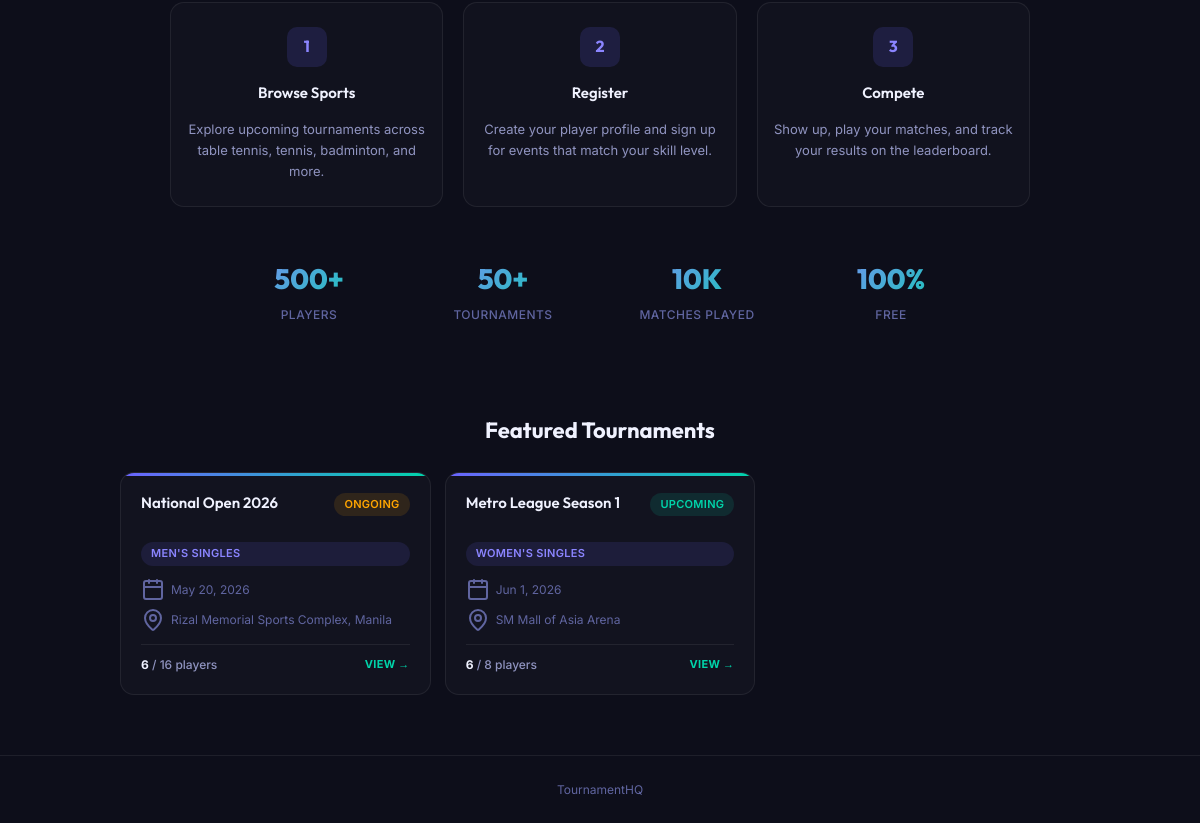
Before: /play.php (lower part) with the older database file.
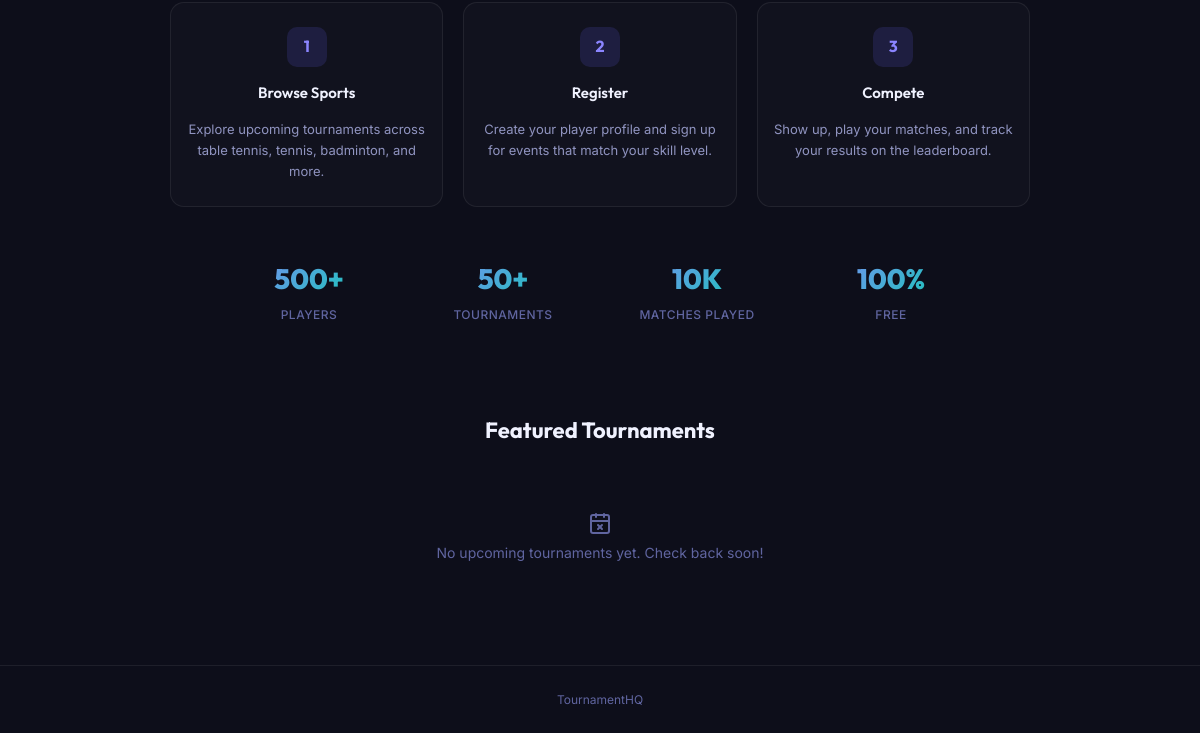
After: the same page with the newer database file.
### tables this page shows
CREATE TABLE IF NOT EXISTS tournaments (
    id               INT AUTO_INCREMENT PRIMARY KEY,
    organizer_id     INT          NOT NULL,
    name             VARCHAR(150) NOT NULL,
    category         VARCHAR(100) NOT NULL DEFAULT 'Open Singles',
    description      TEXT,
    format           ENUM('single_elimination','round_robin','double_elimination') NOT NULL DEFAULT 'single_elimination',
    status           ENUM('upcoming','ongoing','completed','cancelled') NOT NULL DEFAULT 'upcoming',
    max_players      INT          NOT NULL DEFAULT 16,
    start_date       DATE         NOT NULL,
    end_date         DATE,
    venue            VARCHAR(150),
    prize_pool       VARCHAR(100),
    prize_champion   VARCHAR(100),
    prize_2nd        VARCHAR(100),
    prize_3rd        VARCHAR(100),
    prize_4th        VARCHAR(100),
    registration_fee VARCHAR(100),
    created_at           TIMESTAMP    DEFAULT CURRENT_TIMESTAMP,
    updated_at           TIMESTAMP    DEFAULT CURRENT_TIMESTAMP ON UPDATE CURRENT_TIMESTAMP,
    proofs_delete_after  DATETIME     NULL DEFAULT NULL,
    FOREIGN KEY (organizer_id) REFERENCES users(id) ON DELETE CASCADE
);

### config/database.php (called while the page is built, shortened)
<?php
class Database {
    private static ?PDO $instance = null;
    public static function getConnection(): PDO {
        if (self::$instance === null) {
            $dsn = "mysql:host=" . DB_HOST . ";dbname=" . DB_NAME . ";charset=" . DB_CHARSET;
            $options = [
                PDO::ATTR_ERRMODE            => PDO::ERRMODE_EXCEPTION,
                PDO::ATTR_DEFAULT_FETCH_MODE => PDO::FETCH_ASSOC,
                PDO::ATTR_EMULATE_PREPARES   => false,
            ];
            try {
                self::$instance = new PDO($dsn, DB_USER, DB_PASS, $options);
                self::runMigrations(self::$instance);
                self::ensureDefaultAdminUser(self::$instance);
            } catch (PDOException $e) {
                die(json_encode(['error' => 'Database connection failed: ' . $e->getMessage()]));
            }
        }
        return self::$instance;
    }
    private static function runMigrations(PDO $pdo): void {
        try { $pdo->query("SELECT category FROM tournaments LIMIT 1"); }
        catch (PDOException $e) {
            $pdo->exec("ALTER TABLE tournaments ADD COLUMN category VARCHAR(100) DEFAULT 'Open Singles' AFTER name");
        }
        try { $pdo->query("SELECT id FROM tournament_guests LIMIT 1"); }
        catch (PDOException $e) {
            $pdo->exec("CREATE TABLE IF NOT EXISTS tournament_guests (
                id INT AUTO_INCREMENT PRIMARY KEY,
                tournament_id INT NOT NULL,
                registered_by_player_id INT NULL,
                first_name VARCHAR(50) NOT NULL,
                last_name VARCHAR(50) NOT NULL,
                club VARCHAR(100) NULL,
                nationality VARCHAR(60) NULL,
                registration_status ENUM('pending','approved','rejected') NOT NULL DEFAULT 'approved',
                payment_proof_path VARCHAR(255) NULL,
                payment_proof_original_name VARCHAR(200) NULL,
                created_at TIMESTAMP DEFAULT CURRENT_TIMESTAMP,
                FOREIGN KEY (tournament_id) REFERENCES tournaments(id) ON DELETE CASCADE,
                FOREIGN KEY (registered_by_player_id) REFERENCES players(id) ON DELETE SET NULL
            ) ENGINE=InnoDB");
        }
        $guestCols = [
            'registered_by_player_id' => "ALTER TABLE tournament_guests MODIFY COLUMN registered_by_player_id INT NULL",
            'club'                    => "ALTER TABLE tournament_guests ADD COLUMN club VARCHAR(100) NULL AFTER last_name, ADD COLUMN nationality VARCHAR(60) NULL AFTER club",
            'registration_status'     => "ALTER TABLE tournament_guests ADD COLUMN registration_status ENUM('pending','approved','rejected') NOT NULL DEFAULT 'approved' AFTER last_name",
            'payment_proof_path'      => "ALTER TABLE tournament_guests ADD COLUMN payment_proof_path VARCHAR(255) NULL, ADD COLUMN payment_proof_original_name VARCHAR(200) NULL",
        ];
        foreach ($guestCols as $col => $sql) {
            try { $pdo->query("SELECT $col FROM tournament_guests LIMIT 1"); }
            catch (PDOException $e) { try { $pdo->exec($sql); } catch (PDOException $ignored) {} }
        }
        try { $pdo->query("SELECT id FROM password_reset_tokens LIMIT 1"); }
        catch (PDOException $e) {
            $pdo->exec("CREATE TABLE IF NOT EXISTS password_reset_tokens (
                id INT AUTO_INCREMENT PRIMARY KEY,
                user_id INT NOT NULL,
                token_hash CHAR(64) NOT NULL,
                expires_at DATETIME NOT NULL,
                used_at DATETIME NULL,
                created_at TIMESTAMP DEFAULT CURRENT_TIMESTAMP,
                FOREIGN KEY (user_id) REFERENCES users(id) ON DELETE CASCADE,
                INDEX idx_reset_token (token_hash),
                INDEX idx_reset_user (user_id)
            ) ENGINE=InnoDB");
        }
        try { $pdo->query("SELECT id FROM notifications LIMIT 1"); }
        catch (PDOException $e) {
            $pdo->exec("CREATE TABLE IF NOT EXISTS notifications (
                id INT AUTO_INCREMENT PRIMARY KEY,
                user_id INT NOT NULL,
                type VARCHAR(50) NOT NULL,
                title VARCHAR(120) NOT NULL,
                message TEXT NOT NULL,
                link VARCHAR(255) NULL,
                is_read TINYINT(1) NOT NULL DEFAULT 0,
                created_at TIMESTAMP DEFAULT CURRENT_TIMESTAMP,
                FOREIGN KEY (user_id) REFERENCES users(id) ON DELETE CASCADE,
                INDEX idx_notifications_user_read (user_id, is_read, created_at)
            ) ENGINE=InnoDB");
        }
        try { $pdo->query("SELECT registration_status FROM tournament_players LIMIT 1"); }
        catch (PDOException $e) {
            $pdo->exec("ALTER TABLE tournament_players ADD COLUMN registration_status ENUM('pending','approved','rejected') NOT NULL DEFAULT 'approved' AFTER seed");
        }
        try { $pdo->query("SELECT player1_guest_id FROM matches LIMIT 1"); }
        catch (PDOException $e) {
            $pdo->exec("ALTER TABLE matches MODIFY COLUMN player1_id INT NULL, MODIFY COLUMN player2_id INT NULL");
            $pdo->exec("ALTER TABLE matches
                ADD COLUMN player1_guest_id INT NULL AFTER player2_id,
                ADD COLUMN player2_guest_id INT NULL AFTER player1_guest_id,
                ADD COLUMN winner_guest_id INT NULL AFTER winner_id");
            foreach (['fk_match_p1_guest'=>'player1_guest_id CASCADE','fk_match_p2_guest'=>'player2_guest_id CASCADE','fk_match_winner_guest'=>'winner_guest_id SET NULL'] as $name=>$def) {
                [$col, $action] = explode(' ', $def, 2);
                try { $pdo->exec("ALTER TABLE matches ADD CONSTRAINT $name FOREIGN KEY ($col) REFERENCES tournament_guests(id) ON DELETE $action"); }
                catch (PDOException $fk) {  }
            }
        }
        try { $pdo->query("SELECT auth_method FROM users LIMIT 1"); }
        catch (PDOException $e) {
            $pdo->exec("ALTER TABLE users ADD COLUMN auth_method ENUM('local','google') DEFAULT 'local' AFTER is_active");
            $pdo->exec("UPDATE users SET auth_method = 'local'");
        }
        try { $pdo->query("SELECT is_verified FROM users LIMIT 1"); }
        catch (PDOException $e) {
            $pdo->exec("ALTER TABLE users ADD COLUMN is_verified TINYINT(1) DEFAULT 1 AFTER auth_method");
            $pdo->exec("ALTER TABLE users ADD COLUMN verification_token VARCHAR(255) NULL AFTER is_verified");
            $pdo->exec("ALTER TABLE users ADD COLUMN token_expires DATETIME NULL AFTER verification_token");
            $pdo->exec("UPDATE users SET is_verified = 1 WHERE is_verified IS NULL");
        }
        try { $pdo->query("SELECT set_scores FROM matches LIMIT 1"); }
        catch (PDOException $e) {
            $pdo->exec("ALTER TABLE matches ADD COLUMN set_scores VARCHAR(255) NULL AFTER player2_score");
        }
        try { $pdo->query("SELECT proofs_delete_after FROM tournaments LIMIT 1"); }
        catch (PDOException $e) {
            $pdo->exec("ALTER TABLE tournaments ADD COLUMN proofs_delete_after DATETIME NULL DEFAULT NULL AFTER updated_at");
        }
    }
    private static function ensureDefaultAdminUser(PDO $pdo): void {
        try {
            $pdo->query("SELECT id FROM users LIMIT 1");
        } catch (PDOException $ex) {
            return;
        }
        $hash = password_hash('admin', PASSWORD_DEFAULT);
        $adminEmail = 'admin@ttms.com';
        $adminUsername = 'admin';
        $stmt = $pdo->prepare("SELECT id, password, username, email FROM users WHERE username = ? LIMIT 1");
        $stmt->execute([$adminUsername]);
        $admin = $stmt->fetch();
        if ($admin) {
            $needsPassword = !password_verify('admin', $admin['password']);
            $needsUsername = ($admin['username'] ?? '') !== $adminUsername;
            $needsEmail = ($admin['email'] ?? '') !== $adminEmail;
            if ($needsPassword || $needsUsername || $needsEmail) {
                $sql = "UPDATE users SET role = 'admin', is_active = 1";
                $params = [];
                if ($needsPassword) {
                    $sql .= ", password = ?";
                    $params[] = $hash;
                }
                if ($needsUsername) {
                    $sql .= ", username = ?";
                    $params[] = $adminUsername;
                }
                if ($needsEmail) {
                    $sql .= ", email = ?";
                    $params[] = $adminEmail;
                }
                $sql .= " WHERE id = ?";
                $params[] = (int) $admin['id'];
                $pdo->prepare($sql)->execute($params);
            } else {
                $pdo->prepare("UPDATE users SET role = 'admin', is_active = 1 WHERE id = ?")
                    ->execute([(int) $admin['id']]);
            }
            return;
        }
    }
}
function db(): PDO {
    return Database::getConnection();
}

### includes/auth.php (called while the page is built, shortened)
<?php
require_once __DIR__ . '/../config/database.php';
function e($val) {
    return htmlspecialchars((string)$val, ENT_QUOTES | ENT_HTML5, 'UTF-8');
}

### play.php (the view, shortened to what the changed rows need)
<?php
require_once __DIR__ . '/includes/auth.php';
$featuredTournaments = [];
try {
    $stmt = db()->prepare("
        SELECT t.id, t.name, t.category, t.status, t.start_date, t.end_date, t.venue, t.max_players,
               (SELECT COUNT(*) FROM tournament_players tp WHERE tp.tournament_id = t.id) as registered_count
        FROM tournaments t
        WHERE t.status IN ('upcoming', 'ongoing')
        ORDER BY t.start_date ASC
        LIMIT 6
    ");
    $stmt->execute();
    $featuredTournaments = $stmt->fetchAll();
} catch (PDOException $e) {
    $featuredTournaments = [];
}
?>
<!DOCTYPE html>
<html lang="en">
<head>
    <link rel="stylesheet" href="https://unpkg.com/lucide-static@latest/font/lucide.css">
    <link rel="stylesheet" href="/TournamentHQ/assets/css/style.css">
</head>
<body>
<div class="tournament-section">
    <h2>Featured Tournaments</h2>
    <?php if (empty($featuredTournaments)): ?>
        <div class="empty-state">
            <i data-lucide="calendar-x"></i>
            <p>No upcoming tournaments yet. Check back soon!</p>
        </div>
    <?php else: ?>
        <div class="tournament-grid">
            <?php foreach ($featuredTournaments as $t): ?>
                <div class="tournament-card">
                    <div class="tournament-card-header">
                        <span class="tournament-card-name"><?= e($t['name']) ?></span>
                        <span class="tournament-badge badge-<?= $t['status'] ?>"><?= e($t['status']) ?></span>
                    </div>
                    <span class="tournament-badge badge-category"><?= e($t['category']) ?></span>
                    <div class="tournament-card-meta">
                        <span><i data-lucide="calendar"></i> <?= date('M j, Y', strtotime($t['start_date'])) ?></span>
                        <?php if ($t['venue']): ?>
                            <span><i data-lucide="map-pin"></i> <?= e($t['venue']) ?></span>
                        <?php endif; ?>
                    </div>
                    <div class="tournament-card-footer">
                        <span class="spots"><strong><?= (int)$t['registered_count'] ?></strong> / <?= (int)$t['max_players'] ?> players</span>
                        <span class="register-btn">View &rarr;</span>
                    </div>
                </div>
            <?php endforeach; ?>
        </div>
    <?php endif; ?>
</div>
</body>
</html>

Changed rows visible on the page:
removed tournaments: name "National Open 2026", status "ONGOING", category "MEN'S SINGLES", start_date "May 20, 2026", venue "Rizal Memorial Sports Complex, Manila", registered_count "6", max_players "16"
removed tournaments: name "Metro League Season 1", status "UPCOMING", category "WOMEN'S SINGLES", start_date "Jun 1, 2026", venue "SM Mall of Asia Arena", registered_count "6", max_players "8"
Other visible differences:
text now shown: "No upcoming tournaments yet. Check back soon!"
